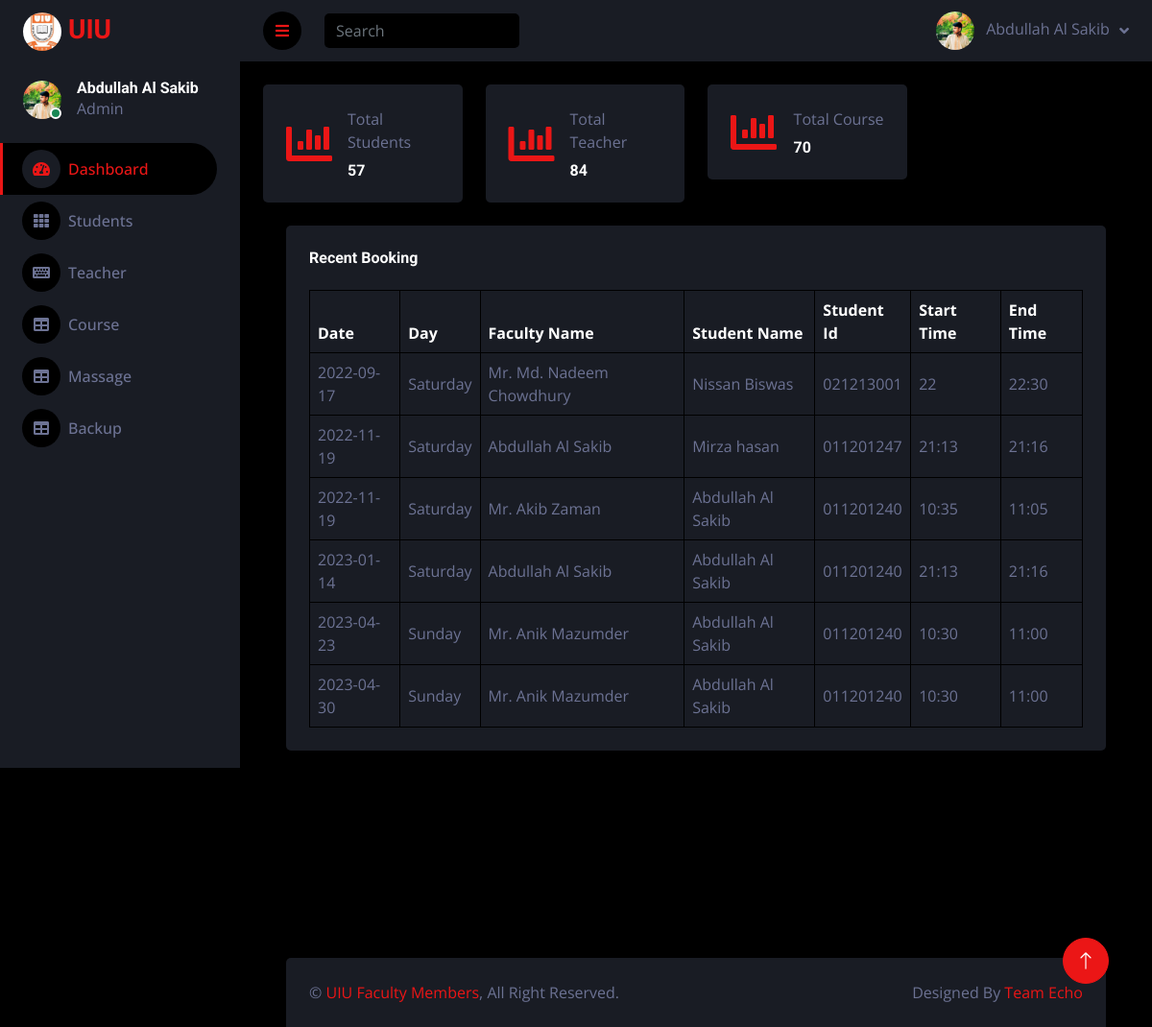
Page /adminpanal/index.php (signed in) on the committed database.
### tables this page shows
CREATE TABLE `bokking` (
  `id` int(11) NOT NULL AUTO_INCREMENT,
  `date` varchar(200) NOT NULL,
  `day` varchar(255) NOT NULL,
  `tid` varchar(255) NOT NULL,
  `tname` varchar(200) NOT NULL,
  `sid` varchar(200) NOT NULL,
  `sname` varchar(200) NOT NULL,
  `start` varchar(200) NOT NULL,
  `end` varchar(200) NOT NULL,
  `states` varchar(200) NOT NULL,
  `comment` varchar(1000) NOT NULL,
  `bid` int(11) NOT NULL,
  PRIMARY KEY (`id`)
);

### adminpanal/index.php (the view, shortened to what this page needs)
<?php
include("db.php");
?>
<!DOCTYPE html>
<html lang="en">
<head>
    <link href="https://cdnjs.cloudflare.com/ajax/libs/font-awesome/5.10.0/css/all.min.css" rel="stylesheet">
    <link href="https://cdn.jsdelivr.net/npm/bootstrap-icons@1.4.1/font/bootstrap-icons.css" rel="stylesheet">
    <link href="lib/owlcarousel/assets/owl.carousel.min.css" rel="stylesheet">
    <link href="lib/tempusdominus/css/tempusdominus-bootstrap-4.min.css" rel="stylesheet" />
    <link href="css/bootstrap.min.css" rel="stylesheet">
    <link href="css/style.css" rel="stylesheet">
</head>
<body>
    <div class="container-fluid position-relative d-flex p-0">
        <div class="sidebar pe-4 pb-3">
            <nav class="navbar bg-secondary navbar-dark">
                <a href="index.php" class="navbar-brand mx-4 mb-3">
                    <h3 class="text-primary"><img class="rounded-circle" src="img/Logo_uiu.jpg" alt="" style="width: 40px; height: 40px;"></i> UIU</h3>
                </a>
                <div class="d-flex align-items-center ms-4 mb-4">
                    <div class="position-relative">
                        <img class="rounded-circle" src="img/sakib.jpg" alt="" style="width: 40px; height: 40px;">
                        <div class="bg-success rounded-circle border border-2 border-white position-absolute end-0 bottom-0 p-1"></div>
                    </div>
                    <div class="ms-3">
                        <h6 class="mb-0">Abdullah Al Sakib</h6>
                        <span>Admin</span>
                    </div>
                </div>
                <div class="navbar-nav w-100">
                    <a href="index.php" class="nav-item nav-link active"><i class="fa fa-tachometer-alt me-2"></i>Dashboard</a>
                    <a href="student.php" class="nav-item nav-link"><i class="fa fa-th me-2"></i>Students</a>
                    <a href="teacher.php" class="nav-item nav-link"><i class="fa fa-keyboard me-2"></i>Teacher</a>
                    <a href="Course.php" class="nav-item nav-link"><i class="fa fa-table me-2"></i>Course</a>
                    <a href="massage.php" class="nav-item nav-link"><i class="fa fa-table me-2"></i>Massage</a>
                    <a href="backup.php" class="nav-item nav-link"><i class="fa fa-table me-2"></i>Backup</a>
                </div>
            </nav>
        </div>
        <div class="content">
            <nav class="navbar navbar-expand bg-secondary navbar-dark sticky-top px-4 py-0">
                <a href="#" class="sidebar-toggler flex-shrink-0">
                    <i class="fa fa-bars"></i>
                </a>
                <form class="d-none d-md-flex ms-4">
                    <input class="form-control bg-dark border-0" type="search" placeholder="Search">
                </form>
                <div class="navbar-nav align-items-center ms-auto">
                    <div class="nav-item dropdown">
                        <div class="nav-item dropdown">
                            <a href="#" class="nav-link dropdown-toggle" data-bs-toggle="dropdown">
                                <img class="rounded-circle me-lg-2" src="img/sakib.jpg" alt="" style="width: 40px; height: 40px;">
                                <span class="d-none d-lg-inline-flex">Abdullah Al Sakib</span>
                            </a>
                        </div>
                    </div>
            </nav>
            <div class="container-fluid pt-4 px-4">
                <div class="row g-4">
                    <div class="col-sm-6 col-xl-3">
                        <div class="bg-secondary rounded d-flex align-items-center justify-content-between p-4">
                            <i class="fa fa-chart-bar fa-3x text-primary"></i>
                            <div class="ms-3">
                                <p class="mb-2">Total Students</p>
                                <h6 class="mb-0"><?php $sql = "SELECT COUNT(id) as total
                                                   FROM student";
                                                    $result = mysqli_query($conn, $sql);
                                                    $row = mysqli_fetch_array($result);
                                                    echo $row['total']; ?></h6>
                            </div>
                        </div>
                    </div>
                    <div class="col-sm-6 col-xl-3">
                        <div class="bg-secondary rounded d-flex align-items-center justify-content-between p-4">
                            <i class="fa fa-chart-bar fa-3x text-primary"></i>
                            <div class="ms-3">
                                <p class="mb-2">Total Teacher</p>
                                <h6 class="mb-0"><?php  $sql="SELECT COUNT(id) as total
                                                   FROM teacher" ;
                                                   $result = mysqli_query($conn,$sql);
                                                   $row = mysqli_fetch_array($result); echo $row['total']; ?></h6>
                            </div>
                        </div>
                    </div>
                    <div class="col-sm-6 col-xl-3">
                        <div class="bg-secondary rounded d-flex align-items-center justify-content-between p-4">
                            <i class="fa fa-chart-bar fa-3x text-primary"></i>
                            <div class="ms-3">
                                <p class="mb-2">Total Course</p>
                                <h6 class="mb-0"><?php  $sql="SELECT COUNT(distinct(cid)) as total
                                                   FROM course" ;
                                                   $result = mysqli_query($conn,$sql);
                                                   $row = mysqli_fetch_array($result); echo $row['total']; ?></h6>
                            </div>
                        </div>
                    </div>
            </div>
            <div class="container-fluid pt-4 px-4">
                <div class="bg-secondary text-center rounded p-4">
                    <div class="d-flex align-items-center justify-content-between mb-4">
                        <h6 class="mb-0">Recent Booking</h6>
                    </div>
                    <div class="table-responsive">
                        <table class="table text-start align-middle table-bordered table-hover mb-0">
                            <thead>
                                <tr class="text-white">
                                    <th scope="col">Date</th>
                                    <th scope="col">Day</th>
                                    <th scope="col">Faculty Name</th>
                                    <th scope="col">Student Name</th>
                                    <th scope="col">Student Id</th>
                                    <th scope="col">Start Time</th>
                                    <th scope="col">End Time</th>
                                </tr>
                            </thead>
                            <?php
                            $sql = "SELECT *
                            FROM bokking limit 25";
                             $result = mysqli_query($conn, $sql);
                             while( $row = mysqli_fetch_array($result)){
                            ?>
                            <tbody>
                                <tr>
                                    <td><?php echo $row['date']?></td>
                                    <td><?php echo $row['day']?></td>
                                    <td><?php echo $row['tname']?></td>
                                    <td><?php echo $row['sname']?></td>
                                    <td><?php echo $row['sid']?></td>
                                    <td><?php echo $row['start']?></td>
                                    <td><?php echo $row['end']?></td>
                                </tr>
                                <?php } ?>
                            </tbody>
                        </table>
                    </div>
                </div>
            </div>
            <br>
            <br>
            <br>
            <br>
            <br>
            <br>
            <br>
            <br>
            <div class="container-fluid pt-4 px-4">
                <div class="bg-secondary rounded-top p-4">
                    <div class="row">
                        <div class="col-12 col-sm-6 text-center text-sm-start">
                            &copy; <a href="#">UIU Faculty Members</a>, All Right Reserved.
                        </div>
                        <div class="col-12 col-sm-6 text-center text-sm-end">
                            Designed By <a href="">Team Echo</a>
                            <br>
                        </div>
                    </div>
                </div>
            </div>
        </div>
        <a href="#" class="btn btn-lg btn-primary btn-lg-square back-to-top"><i class="bi bi-arrow-up"></i></a>
    </div>
</body>
</html>

### adminpanal/css/style.css (style rules this page uses)
:root { --primary: #EB1616; --secondary: #191C24; --light: #6C7293; --dark: #000000; }
.back-to-top { position: fixed; display: none; right: 45px; bottom: 45px; z-index: 99; }
.btn { transition: .5s; }
.btn-lg-square { width: 48px; height: 48px; }
.btn-square, .btn-sm-square, .btn-lg-square { padding: 0; display: inline-flex; align-items: center; justify-content: center; font-weight: normal; border-radius: 50px; }
.sidebar { position: fixed; top: 0; left: 0; bottom: 0; width: 250px; height: 100vh; overflow-y: auto; background: var(--secondary); transition: 0.5s; z-index: 999; }
.content { margin-left: 250px; min-height: 100vh; background: var(--dark); transition: 0.5s; }
@media (min-width: 992px) { .sidebar { margin-left: 0; } }
@media (min-width: 992px) { .content { width: calc(100% - 250px); } }
.sidebar .navbar .navbar-nav .nav-link { padding: 7px 20px; color: var(--light); font-weight: 500; border-left: 3px solid var(--secondary); border-radius: 0 30px 30px 0; outline: none; }
.sidebar .navbar .navbar-nav .nav-link:hover, .sidebar .navbar .navbar-nav .nav-link.active { color: var(--primary); background: var(--dark); border-color: var(--primary); }
.sidebar .navbar .navbar-nav .nav-link i { width: 40px; height: 40px; display: inline-flex; align-items: center; justify-content: center; background: var(--dark); border-radius: 40px; }
.sidebar .navbar .navbar-nav .nav-link:hover i, .sidebar .navbar .navbar-nav .nav-link.active i { background: var(--secondary); }
.content .navbar .navbar-nav .nav-link { margin-left: 25px; padding: 12px 0; color: var(--light); outline: none; }
.content .navbar .sidebar-toggler, .content .navbar .navbar-nav .nav-link i { width: 40px; height: 40px; display: inline-flex; align-items: center; justify-content: center; background: var(--dark); border-radius: 40px; }
.content .navbar .dropdown-toggle::after { margin-left: 6px; vertical-align: middle; border: none; content: "\f107"; font-family: "Font Awesome 5 Free"; font-weight: 900; transition: .5s; }

### rows in the picture
bokking: date "2022-09-17", day "Saturday", tname "Mr. Md. Nadeem Chowdhury", sname "Nissan Biswas", sid "021213001", start "22", end "22:30"
bokking: date "2022-11-19", day "Saturday", tname "Abdullah Al Sakib", sname "Mirza hasan", sid "011201247", start "21:13", end "21:16"
bokking: date "2022-11-19", day "Saturday", tname "Mr. Akib Zaman", sname "Abdullah Al Sakib", sid "011201240", start "10:35", end "11:05"
bokking: date "2023-01-14", day "Saturday", tname "Abdullah Al Sakib", sname "Abdullah Al Sakib", sid "011201240", start "21:13", end "21:16"
bokking: date "2023-04-23", day "Sunday", tname "Mr. Anik Mazumder", sname "Abdullah Al Sakib", sid "011201240", start "10:30", end "11:00"
bokking: date "2023-04-30", day "Sunday", tname "Mr. Anik Mazumder", sname "Abdullah Al Sakib", sid "011201240", start "10:30", end "11:00"

### other values in the picture
$row['total'] "57"
$row['total'] "84"
$row['total'] "70"
